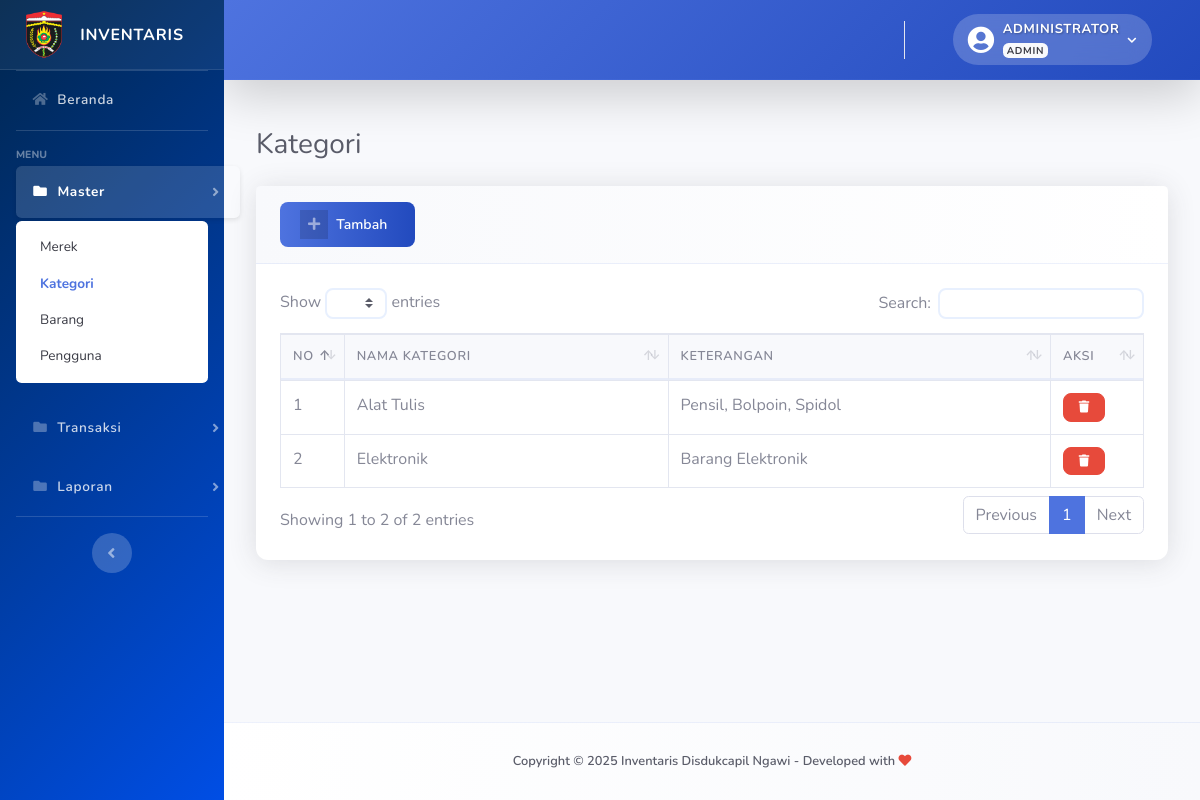
The app's page /?kategori (signed in) with its own data.
### tables this page shows
CREATE TABLE `kategori` (
  `idkategori` int(11) NOT NULL,
  `nama_kategori` varchar(128) NOT NULL,
  `keterangan` varchar(256) NOT NULL
);

### config/function.php (called while the page is built, shortened)
<?php
function encrypt($str) {
return base64_encode($str);
}
function base_url(){
    $base_url= ((isset($_SERVER['HTTPS']) && $_SERVER['HTTPS'] == "on") ? "https" : "http");
    $base_url.= "://".$_SERVER['HTTP_HOST'];
    $base_url.= str_replace(basename($_SERVER['SCRIPT_NAME']),"",$_SERVER['SCRIPT_NAME']);
    return $base_url;
}
?>

### views/master/kategori.php (the view, shortened to what this page needs)
<div class="container-fluid">
    <div class="d-sm-flex align-items-center justify-content-between mb-4">
        <h1 class="h3 mb-0 text-gray-800">Kategori</h1>
    </div>
    <div class="card shadow mb-4">
        <?php if($_SESSION['level']=='admin'):?>
        <div class="card-header py-3">
            <a href="#" class="btn btn-primary btn-icon-split btn-sm" data-toggle="modal" data-target="#kategoriModal">
                <span class="icon text-white-50">
                    <i class="fas fa-plus"></i>
                </span>
                <span class="text">Tambah</span>
            </a>
        </div>
        <?php endif; ?>
        <div class="card-body">
            <div class="table-responsive">
                <table class="table table-bordered table-hover" id="dataTable" width="100%" cellspacing="0">
                    <thead>
                        <tr>
                            <th width="20">NO</th>
                            <th>NAMA KATEGORI</th>
                            <th>KETERANGAN</th>
                            <?php if($_SESSION['level']=='admin'):?>
                            <th width="50">AKSI</th>
                            <?php endif; ?>
                        </tr>
                    </thead>
                    <tbody>
                        <?php
                        $n=1;
                        $query = mysqli_query($con,"SELECT * FROM kategori ORDER BY idkategori DESC")or die(mysqli_error($con));
                        while($row = mysqli_fetch_array($query)):
                        ?>
                        <tr>
                            <td><?= $n++; ?></td>
                            <td><?= $row['nama_kategori']; ?></td>
                            <td><?= $row['keterangan']; ?></td>
                            <?php if($_SESSION['level']=='admin'):?>
                            <td>
                                <a href="<?=base_url();?>/process/kategori.php?act=<?=encrypt('delete');?>&id=<?=encrypt($row['idkategori']);?>"
                                    class="btn btn-sm btn-circle btn-danger btn-hapus"><i class="fas fa-trash"></i></a>
                            </td>
                            <?php endif; ?>
                        </tr>
                        <?php endwhile; ?>
                    </tbody>
                </table>
            </div>
        </div>
    </div>
</div>

### assets/css/custom-style.css (style rules this page uses)
:root { --primary-blue: #1a75ff; --dark-blue: #004ee5; --light-blue: #e6f0ff; --accent-blue: #00264d; --pure-white: #ffffff; --off-white: #f8f9fc; --light-gray: #f0f2f8; --dark-gray: #2c3e50; --black: #1a1a1a; }
.container-fluid { padding: 1.5rem 2rem; }
.card { border: none; border-radius: 0.75rem; box-shadow: 0 0.15rem 1.75rem 0 rgba(58, 59, 69, 0.1); transition: all 0.3s ease; }
.card-header { background: linear-gradient(to right, #f8f9fc, #ffffff); border-bottom: 1px solid rgba(78, 115, 223, 0.1); padding: 1.25rem 1.5rem; }
.table thead th { background: #f8f9fc; border-bottom: 2px solid rgba(78, 115, 223, 0.1); font-weight: 600; text-transform: uppercase; font-size: 0.8rem; letter-spacing: 0.05em; }
.btn { font-weight: 600; padding: 0.5rem 1.25rem; border-radius: 0.5rem; transition: all 0.3s ease; }
.btn-primary { background: linear-gradient(to right, #4e73df, #224abe); border: none; }
.card-body { padding: 1.5rem; }

### records on screen
kategori: nama_kategori "Alat Tulis", keterangan "Pensil, Bolpoin, Spidol"
kategori: nama_kategori "Elektronik", keterangan "Barang Elektronik"

### other values on screen
$_SESSION['fullname'] "ADMINISTRATOR"
$_SESSION['level'] "ADMIN"
